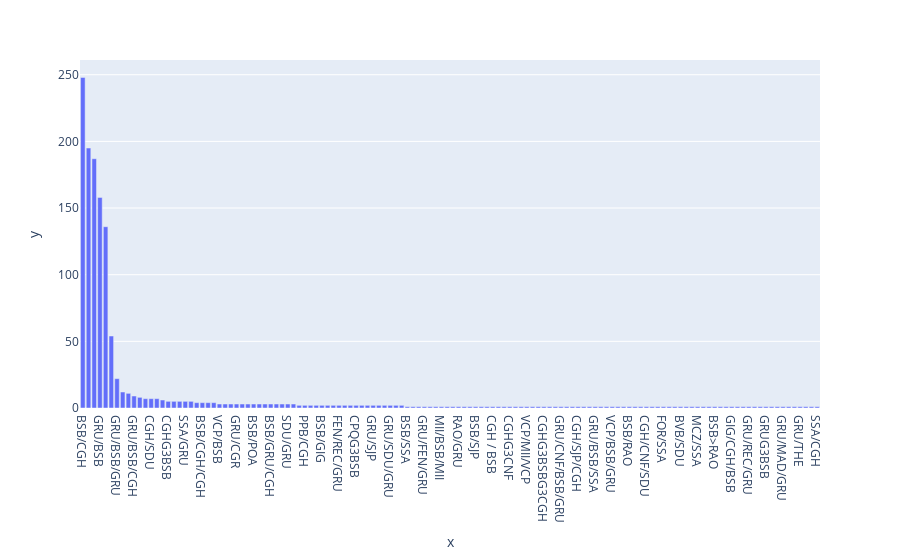

Notebook cell for this chart:
### Markdown cell above
Para a casa!

### Code cell
px.bar(x = passagem[passagem['txNomeParlamentar'] == 'JORGE TADEU MUDALEN']['txtTrecho'].value_counts().index, 
       y=passagem[passagem['txNomeParlamentar'] == 'JORGE TADEU MUDALEN']['txtTrecho'].value_counts())

### Figure 1 — Plotly figure (JSON) as saved in the notebook; plotly's stock layout.template omitted (floating-point values rounded to 4 significant figures; data arrays with more than 128 entries replaced by an {"elided": "..."} marker saying what was removed)
{"data": [{"alignmentgroup": "True", "hovertemplate": "x=%{x}<br>y=%{y}<extra></extra>", "legendgroup": "", "marker": {"color": "#636efa", "pattern": {"shape": ""}}, "name": "", "offsetgroup": "", "orientation": "v", "showlegend": false, "textposition": "auto", "type": "bar", "x": {"elided": "130 str values"}, "xaxis": "x", "y": {"elided": "130 int values"}, "yaxis": "y"}], "layout": {"barmode": "relative", "legend": {"tracegroupgap": 0}, "margin": {"t": 60}, "xaxis": {"anchor": "y", "domain": [0, 1], "title": {"text": "x"}}, "yaxis": {"anchor": "x", "domain": [0, 1], "title": {"text": "y"}}}}
